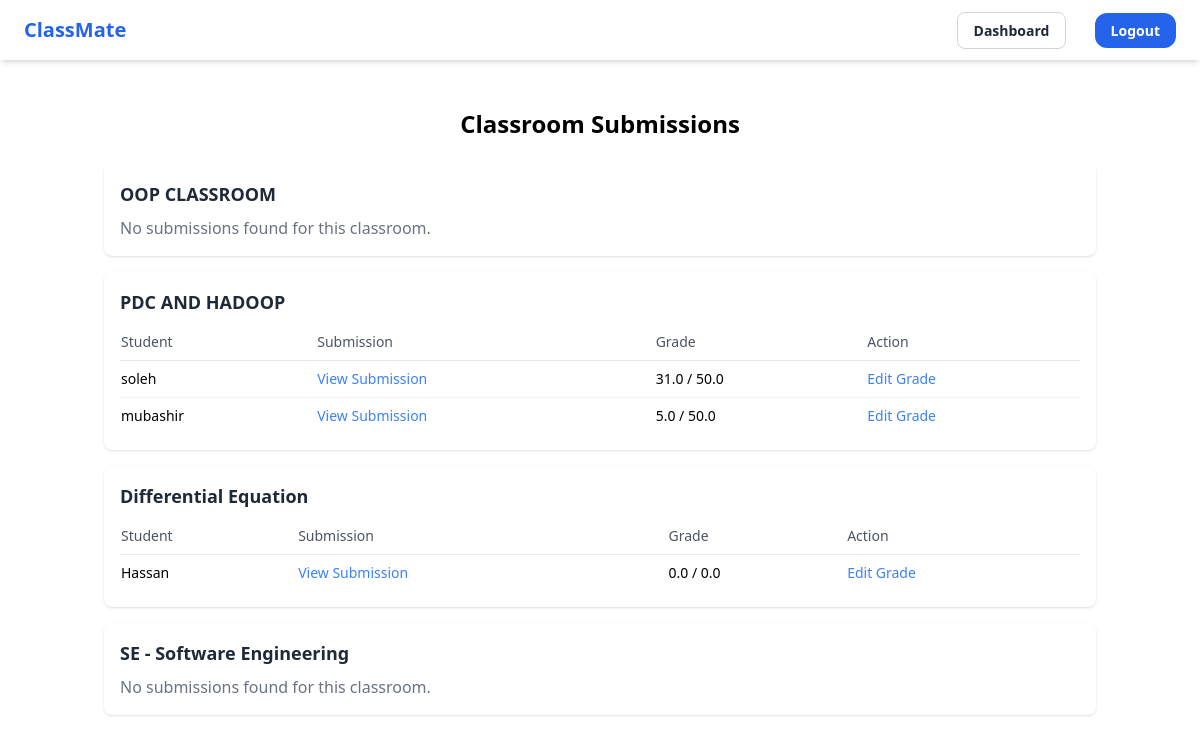
Screenshot of /classroom/show_submissions/ (signed in) with the database file from the repository.
### classroom/models.py (models this page shows, shortened)
class Classroom(models.Model):
    instructor = models.ForeignKey(UserProfile, on_delete=models.CASCADE)
    title = models.CharField(max_length=255)
    description = models.TextField()
    code = models.CharField(max_length=20, unique=True)

class Assignment(models.Model):
    classroom = models.ForeignKey(Classroom, on_delete=models.CASCADE)
    title = models.CharField(max_length=255)
    description = models.TextField()
    due_date = models.DateField()
    is_done = models.BooleanField(default=False)
    file = models.FileField(upload_to='assignments/', blank=True, null=True)
    total_marks = models.FloatField(default=0)

### submission/models.py (models this page shows, shortened)
class Submission(models.Model):
    assignment = models.ForeignKey(Assignment, on_delete=models.CASCADE)
    student = models.ForeignKey(UserProfile, on_delete=models.CASCADE)
    submitted_at = models.DateTimeField(auto_now_add=True)
    file = models.FileField(upload_to='submissions/')
    is_graded = models.BooleanField(default=False)
    @property
    def grade_instance(self):
        grade_instance = Grade.objects.filter(submission=self).first()
        return grade_instance.grade

class Grade(models.Model):
    submission = models.ForeignKey(Submission, on_delete=models.CASCADE, null=True, blank=True)
    student = models.ForeignKey(UserProfile, on_delete=models.CASCADE)
    grade = models.FloatField()
    remarks = models.TextField(blank=True, null=True)

### core/models.py (models this page shows, shortened)
class UserProfile(models.Model):
    user = models.OneToOneField(User, on_delete=models.CASCADE, related_name='profile')
    is_student = models.BooleanField(default=False)
    is_instructor = models.BooleanField(default=False)

### classroom/views.py (the view)
# urls.py: path('show_submissions/', views.show_submission, name='show_submissions'),
def show_submission(request):
    user_profile = request.user.profile
    classrooms = Classroom.objects.filter(instructor=user_profile)
    classroom_submissions = {}
    for classroom in classrooms:
        submissions = Submission.objects.filter(assignment__classroom=classroom)
        classroom_submissions[classroom] = submissions
    return render(request, 'classroom/show_submission.html', {'classroom_submissions': classroom_submissions})

### classroom/templates/classroom/show_submission.html (shortened to what this page needs)
{% extends 'core/base.html' %}
{% block content %}
<div class="container mx-auto px-4 py-6">
    <h1 class="text-2xl font-semibold mb-6 text-center">Classroom Submissions</h1>
    {% if classroom_submissions %}
    <div class="space-y-4">
        {% for classroom, submissions in classroom_submissions.items %}
        <div class="bg-white rounded-lg shadow p-4">
            <h2 class="text-lg font-bold text-gray-800 mb-2">{{ classroom.title }}</h2>
            {% if submissions %}
            <div class="overflow-x-auto">
                <table class="min-w-full text-sm divide-y divide-gray-200">
                    <thead>
                        <tr class="text-left text-gray-600">
                            <th class="py-2 font-medium">Student</th>
                            <th class="py-2 font-medium">Submission</th>
                            <th class="py-2 font-medium">Grade</th>
                            <th class="py-2 font-medium">Action</th>
                        </tr>
                    </thead>
                    <tbody class="divide-y divide-gray-100">
                        {% for submission in submissions %}
                        <tr>
                            <td class="py-2">{{ submission.student.user.username }}</td>
                            <td class="py-2">
                                <a href="{{ submission.file.url }}" target="_blank" class="text-blue-500 hover:text-blue-700">View Submission</a>
                            </td>
                            <td class="py-2">
                                {% if submission.is_graded %}
                                    {{ submission.grade_instance }} / {{ submission.assignment.total_marks }}
                                {% else %}
                                    Not yet graded
                                {% endif %}
                            </td>
                            <td class="py-2">
                                {% if submission.is_graded %}
                                    <a href="{% url 'classroom:grade_submission' submission.id %}" class="text-blue-500 hover:text-blue-700">Edit Grade</a>
                                {% else %}
                                    <a href="{% url 'classroom:grade_submission' submission.id %}" class="text-blue-500 hover:text-blue-700">Grade Submission</a>
                                {% endif %}
                            </td>
                        </tr>
                        {% endfor %}
                    </tbody>
                </table>
            </div>
            {% else %}
            <p class="text-gray-500">No submissions found for this classroom.</p>
            {% endif %}
        </div>
        {% endfor %}
    </div>
    {% else %}
    <div class="bg-white rounded-lg shadow p-4 text-center">
        <p class="text-gray-500">No classrooms with submissions found.</p>
    </div>
    {% endif %}
</div>
{% endblock %}

### rows the page displays
Classroom: title "OOP CLASSROOM", shows "No submissions found for this classroom."
Classroom: title "PDC AND HADOOP"
Submission: student.user.username "soleh", grade_instance "31.0", assignment.total_marks "50.0", is_graded "Edit Grade"
Submission: student.user.username "mubashir", grade_instance "5.0", assignment.total_marks "50.0", is_graded "Edit Grade"
Classroom: title "Differential Equation"
Submission: student.user.username "Hassan", grade_instance "0.0", assignment.total_marks "0.0", is_graded "Edit Grade"
Classroom: title "SE - Software Engineering", shows "No submissions found for this classroom."
